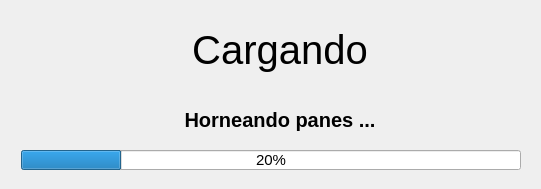
<?xml version="1.0" encoding="UTF-8"?>
<ui version="4.0">
 <class>Form</class>
 <widget class="QWidget" name="Form">
  <property name="geometry">
   <rect>
    <x>0</x>
    <y>0</y>
    <width>541</width>
    <height>189</height>
   </rect>
  </property>
  <property name="windowTitle">
   <string>Form</string>
  </property>
  <widget class="QProgressBar" name="progressBar">
   <property name="geometry">
    <rect>
     <x>21</x>
     <y>150</y>
     <width>500</width>
     <height>20</height>
    </rect>
   </property>
   <property name="font">
    <font>
     <pointsize>11</pointsize>
    </font>
   </property>
   <property name="value">
    <number>20</number>
   </property>
   <property name="alignment">
    <set>Qt::AlignCenter</set>
   </property>
   <property name="textDirection">
    <enum>QProgressBar::TopToBottom</enum>
   </property>
  </widget>
  <widget class="QLabel" name="label">
   <property name="geometry">
    <rect>
     <x>100</x>
     <y>10</y>
     <width>360</width>
     <height>80</height>
    </rect>
   </property>
   <property name="font">
    <font>
     <pointsize>30</pointsize>
    </font>
   </property>
   <property name="text">
    <string>Cargando</string>
   </property>
   <property name="alignment">
    <set>Qt::AlignCenter</set>
   </property>
  </widget>
  <widget class="QLabel" name="labelDescription">
   <property name="geometry">
    <rect>
     <x>100</x>
     <y>80</y>
     <width>360</width>
     <height>80</height>
    </rect>
   </property>
   <property name="font">
    <font>
     <pointsize>15</pointsize>
     <weight>75</weight>
     <bold>true</bold>
    </font>
   </property>
   <property name="text">
    <string>Horneando panes ...</string>
   </property>
   <property name="alignment">
    <set>Qt::AlignCenter</set>
   </property>
  </widget>
 </widget>
 <resources/>
 <connections/>
</ui>
